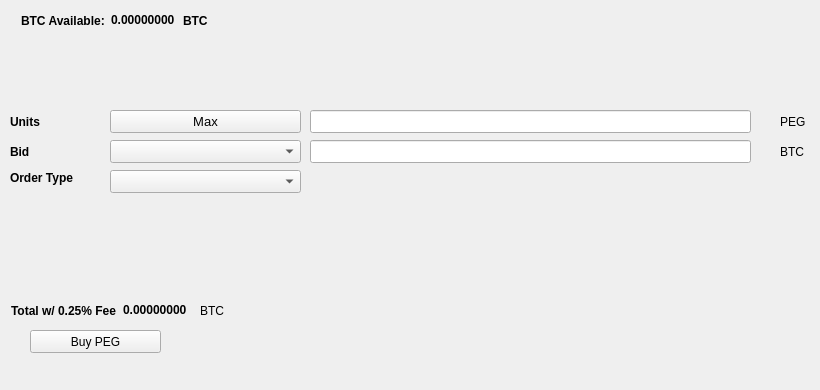
   <widget class="QWidget" name="BuyTab">
    <attribute name="title">
     <string>Buy</string>
    </attribute>
    <widget class="QPushButton" name="BuyPEG">
     <property name="geometry">
      <rect>
       <x>30</x>
       <y>330</y>
       <width>131</width>
       <height>23</height>
      </rect>
     </property>
     <property name="text">
      <string>Buy PEG</string>
     </property>
     <property name="icon">
      <iconset resource="../pegasus.qrc">
       <normaloff>:/icons/bitcoin</normaloff>:/icons/bitcoin</iconset>
     </property>
    </widget>
    <widget class="QLabel" name="label_3">
     <property name="geometry">
      <rect>
       <x>10</x>
       <y>110</y>
       <width>46</width>
       <height>23</height>
      </rect>
     </property>
     <property name="font">
      <font>
       <weight>75</weight>
       <bold>true</bold>
      </font>
     </property>
     <property name="text">
      <string>Units</string>
     </property>
    </widget>
    <widget class="QLineEdit" name="UnitsInput">
     <property name="geometry">
      <rect>
       <x>310</x>
       <y>110</y>
       <width>441</width>
       <height>23</height>
      </rect>
     </property>
     <property name="font">
      <font>
       <pointsize>9</pointsize>
       <weight>75</weight>
       <bold>true</bold>
      </font>
     </property>
    </widget>
    <widget class="QLineEdit" name="BuyBidPriceEdit">
     <property name="geometry">
      <rect>
       <x>310</x>
       <y>140</y>
       <width>441</width>
       <height>23</height>
      </rect>
     </property>
     <property name="font">
      <font>
       <pointsize>9</pointsize>
       <weight>75</weight>
       <bold>true</bold>
      </font>
     </property>
    </widget>
    <widget class="QLabel" name="label_4">
     <property name="geometry">
      <rect>
       <x>780</x>
       <y>110</y>
       <width>31</width>
       <height>23</height>
      </rect>
     </property>
     <property name="text">
      <string>PEG</string>
     </property>
    </widget>
    <widget class="QLabel" name="label_5">
     <property name="geometry">
      <rect>
       <x>780</x>
       <y>140</y>
       <width>31</width>
       <height>23</height>
      </rect>
     </property>
     <property name="text">
      <string>BTC</string>
     </property>
    </widget>
    <widget class="QLabel" name="label_6">
     <property name="geometry">
      <rect>
       <x>10</x>
       <y>140</y>
       <width>46</width>
       <height>23</height>
      </rect>
     </property>
     <property name="font">
      <font>
       <weight>75</weight>
       <bold>true</bold>
      </font>
     </property>
     <property name="text">
      <string>Bid</string>
     </property>
    </widget>
    <widget class="QLabel" name="label_7">
     <property name="geometry">
      <rect>
       <x>10</x>
       <y>170</y>
       <width>91</width>
       <height>16</height>
      </rect>
     </property>
     <property name="font">
      <font>
       <weight>75</weight>
       <bold>true</bold>
      </font>
     </property>
     <property name="text">
      <string>Order Type</string>
     </property>
    </widget>
    <widget class="QPushButton" name="Buy_Max_Amount">
     <property name="geometry">
      <rect>
       <x>110</x>
       <y>110</y>
       <width>191</width>
       <height>23</height>
      </rect>
     </property>
     <property name="font">
      <font>
       <pointsize>10</pointsize>
      </font>
     </property>
     <property name="text">
      <string>Max</string>
     </property>
    </widget>
    <widget class="QComboBox" name="BuyBidcomboBox">
     <property name="geometry">
      <rect>
       <x>110</x>
       <y>140</y>
       <width>191</width>
       <height>23</height>
      </rect>
     </property>
     <property name="font">
      <font>
       <pointsize>10</pointsize>
      </font>
     </property>
    </widget>
    <widget class="QComboBox" name="buyOrdertypeCombo">
     <property name="geometry">
      <rect>
       <x>110</x>
       <y>170</y>
       <width>191</width>
       <height>23</height>
      </rect>
     </property>
     <property name="font">
      <font>
       <pointsize>10</pointsize>
      </font>
     </property>
    </widget>
    <widget class="QWidget" name="layoutWidget1">
     <property name="geometry">
      <rect>
       <x>21</x>
       <y>11</y>
       <width>227</width>
       <height>19</height>
      </rect>
     </property>
     <layout class="QHBoxLayout" name="horizontalLayout_3">
      <item>
       <widget class="QLabel" name="label232">
        <property name="font">
         <font>
          <weight>75</weight>
          <bold>true</bold>
         </font>
        </property>
        <property name="text">
         <string>BTC Available:</string>
        </property>
       </widget>
      </item>
      <item>
       <widget class="QLabel" name="BtcAvailableLbl">
        <property name="palette">
         <palette>
          <active>
           <colorrole role="WindowText">
            <brush brushstyle="SolidPattern">
             <color alpha="255">
              <red>0</red>
              <green>0</green>
              <blue>0</blue>
             </color>
            </brush>
           </colorrole>
           <colorrole role="Button">
            <brush brushstyle="SolidPattern">
             <color alpha="255">
              <red>0</red>
              <green>170</green>
              <blue>0</blue>
             </color>
            </brush>
           </colorrole>
           <colorrole role="Light">
            <brush brushstyle="SolidPattern">
             <color alpha="255">
              <red>0</red>
              <green>255</green>
              <blue>0</blue>
             </color>
            </brush>
           </colorrole>
           <colorrole role="Midlight">
            <brush brushstyle="SolidPattern">
             <color alpha="255">
              <red>0</red>
              <green>212</green>
              <blue>0</blue>
             </color>
            </brush>
           </colorrole>
           <colorrole role="Dark">
            <brush brushstyle="SolidPattern">
             <color alpha="255">
              <red>0</red>
              <green>85</green>
              <blue>0</blue>
             </color>
            </brush>
           </colorrole>
           <colorrole role="Mid">
            <brush brushstyle="SolidPattern">
             <color alpha="255">
              <red>0</red>
              <green>113</green>
              <blue>0</blue>
             </color>
            </brush>
           </colorrole>
           <colorrole role="Text">
            <brush brushstyle="SolidPattern">
             <color alpha="255">
              <red>0</red>
              <green>170</green>
              <blue>0</blue>
             </color>
            </brush>
           </colorrole>
           <colorrole role="BrightText">
            <brush brushstyle="SolidPattern">
             <color alpha="255">
              <red>255</red>
              <green>255</green>
              <blue>255</blue>
             </color>
            </brush>
           </colorrole>
           <colorrole role="ButtonText">
            <brush brushstyle="SolidPattern">
             <color alpha="255">
              <red>0</red>
              <green>0</green>
              <blue>0</blue>
             </color>
            </brush>
           </colorrole>
           <colorrole role="Base">
            <brush brushstyle="SolidPattern">
             <color alpha="255">
              <red>255</red>
              <green>255</green>
              <blue>255</blue>
             </color>
            </brush>
           </colorrole>
           <colorrole role="Window">
            <brush brushstyle="SolidPattern">
             <color alpha="255">
              <red>0</red>
              <green>170</green>
              <blue>0</blue>
             </color>
            </brush>
           </colorrole>
           <colorrole role="Shadow">
            <brush brushstyle="SolidPattern">
             <color alpha="255">
              <red>0</red>
              <green>0</green>
              <blue>0</blue>
             </color>
            </brush>
           </colorrole>
           <colorrole role="AlternateBase">
            <brush brushstyle="SolidPattern">
             <color alpha="255">
              <red>127</red>
              <green>212</green>
              <blue>127</blue>
             </color>
            </brush>
           </colorrole>
           <colorrole role="ToolTipBase">
            <brush brushstyle="SolidPattern">
             <color alpha="255">
              <red>255</red>
              <green>255</green>
              <blue>220</blue>
             </color>
            </brush>
           </colorrole>
           <colorrole role="ToolTipText">
            <brush brushstyle="SolidPattern">
             <color alpha="255">
              <red>0</red>
              <green>0</green>
              <blue>0</blue>
             </color>
            </brush>
           </colorrole>
          </active>
          <inactive>
           <colorrole role="WindowText">
            <brush brushstyle="SolidPattern">
             <color alpha="255">
              <red>0</red>
              <green>0</green>
              <blue>0</blue>
             </color>
            </brush>
           </colorrole>
           <colorrole role="Button">
            <brush brushstyle="SolidPattern">
             <color alpha="255">
              <red>0</red>
              <green>170</green>
              <blue>0</blue>
             </color>
            </brush>
           </colorrole>
           <colorrole role="Light">
            <brush brushstyle="SolidPattern">
             <color alpha="255">
              <red>0</red>
              <green>255</green>
              <blue>0</blue>
             </color>
            </brush>
           </colorrole>
           <colorrole role="Midlight">
            <brush brushstyle="SolidPattern">
             <color alpha="255">
              <red>0</red>
              <green>212</green>
              <blue>0</blue>
             </color>
            </brush>
           </colorrole>
           <colorrole role="Dark">
            <brush brushstyle="SolidPattern">
             <color alpha="255">
              <red>0</red>
              <green>85</green>
              <blue>0</blue>
             </color>
            </brush>
           </colorrole>
           <colorrole role="Mid">
            <brush brushstyle="SolidPattern">
             <color alpha="255">
              <red>0</red>
              <green>113</green>
              <blue>0</blue>
             </color>
            </brush>
           </colorrole>
           <colorrole role="Text">
            <brush brushstyle="SolidPattern">
             <color alpha="255">
              <red>0</red>
              <green>170</green>
              <blue>0</blue>
             </color>
            </brush>
           </colorrole>
           <colorrole role="BrightText">
            <brush brushstyle="SolidPattern">
             <color alpha="255">
              <red>255</red>
              <green>255</green>
              <blue>255</blue>
             </color>
            </brush>
           </colorrole>
           <colorrole role="ButtonText">
            <brush brushstyle="SolidPattern">
             <color alpha="255">
              <red>0</red>
              <green>0</green>
              <blue>0</blue>
             </color>
            </brush>
           </colorrole>
           <colorrole role="Base">
            <brush brushstyle="SolidPattern">
             <color alpha="255">
              <red>255</red>
              <green>255</green>
              <blue>255</blue>
             </color>
            </brush>
           </colorrole>
           <colorrole role="Window">
            <brush brushstyle="SolidPattern">
             <color alpha="255">
              <red>0</red>
              <green>170</green>
              <blue>0</blue>
             </color>
            </brush>
           </colorrole>
           <colorrole role="Shadow">
            <brush brushstyle="SolidPattern">
             <color alpha="255">
              <red>0</red>
              <green>0</green>
              <blue>0</blue>
             </color>
            </brush>
           </colorrole>
           <colorrole role="AlternateBase">
            <brush brushstyle="SolidPattern">
             <color alpha="255">
              <red>127</red>
              <green>212</green>
              <blue>127</blue>
             </color>
            </brush>
           </colorrole>
           <colorrole role="ToolTipBase">
            <brush brushstyle="SolidPattern">
             <color alpha="255">
              <red>255</red>
              <green>255</green>
              <blue>220</blue>
             </color>
            </brush>
           </colorrole>
           <colorrole role="ToolTipText">
            <brush brushstyle="SolidPattern">
             <color alpha="255">
              <red>0</red>
              <green>0</green>
              <blue>0</blue>
             </color>
            </brush>
           </colorrole>
          </inactive>
          <disabled>
           <colorrole role="WindowText">
            <brush brushstyle="SolidPattern">
             <color alpha="255">
              <red>0</red>
              <green>85</green>
              <blue>0</blue>
             </color>
            </brush>
           </colorrole>
           <colorrole role="Button">
            <brush brushstyle="SolidPattern">
             <color alpha="255">
              <red>0</red>
              <green>170</green>
              <blue>0</blue>
             </color>
            </brush>
           </colorrole>
           <colorrole role="Light">
            <brush brushstyle="SolidPattern">
             <color alpha="255">
              <red>0</red>
              <green>255</green>
              <blue>0</blue>
             </color>
            </brush>
           </colorrole>
           <colorrole role="Midlight">
            <brush brushstyle="SolidPattern">
             <color alpha="255">
              <red>0</red>
              <green>212</green>
              <blue>0</blue>
             </color>
            </brush>
           </colorrole>
           <colorrole role="Dark">
            <brush brushstyle="SolidPattern">
             <color alpha="255">
              <red>0</red>
              <green>85</green>
              <blue>0</blue>
             </color>
            </brush>
           </colorrole>
           <colorrole role="Mid">
            <brush brushstyle="SolidPattern">
             <color alpha="255">
              <red>0</red>
              <green>113</green>
              <blue>0</blue>
             </color>
            </brush>
           </colorrole>
           <colorrole role="Text">
            <brush brushstyle="SolidPattern">
             <color alpha="255">
              <red>0</red>
              <green>85</green>
              <blue>0</blue>
             </color>
            </brush>
           </colorrole>
           <colorrole role="BrightText">
            <brush brushstyle="SolidPattern">
             <color alpha="255">
              <red>255</red>
              <green>255</green>
              <blue>255</blue>
             </color>
            </brush>
           </colorrole>
           <colorrole role="ButtonText">
            <brush brushstyle="SolidPattern">
             <color alpha="255">
              <red>0</red>
              <green>85</green>
              <blue>0</blue>
             </color>
            </brush>
           </colorrole>
           <colorrole role="Base">
            <brush brushstyle="SolidPattern">
             <color alpha="255">
              <red>0</red>
              <green>170</green>
              <blue>0</blue>
             </color>
            </brush>
           </colorrole>
           <colorrole role="Window">
            <brush brushstyle="SolidPattern">
             <color alpha="255">
              <red>0</red>
              <green>170</green>
              <blue>0</blue>
             </color>
            </brush>
           </colorrole>
           <colorrole role="Shadow">
            <brush brushstyle="SolidPattern">
             <color alpha="255">
              <red>0</red>
              <green>0</green>
              <blue>0</blue>
             </color>
            </brush>
           </colorrole>
           <colorrole role="AlternateBase">
            <brush brushstyle="SolidPattern">
             <color alpha="255">
              <red>0</red>
              <green>170</green>
              <blue>0</blue>
             </color>
            </brush>
           </colorrole>
           <colorrole role="ToolTipBase">
            <brush brushstyle="SolidPattern">
             <color alpha="255">
              <red>255</red>
              <green>255</green>
              <blue>220</blue>
             </color>
            </brush>
           </colorrole>
           <colorrole role="ToolTipText">
            <brush brushstyle="SolidPattern">
             <color alpha="255">
              <red>0</red>
              <green>0</green>
              <blue>0</blue>
             </color>
            </brush>
           </colorrole>
          </disabled>
         </palette>
        </property>
        <property name="font">
         <font>
          <weight>75</weight>
          <bold>true</bold>
         </font>
        </property>
        <property name="text">
         <string>0.00000000</string>
        </property>
        <property name="textInteractionFlags">
         <set>Qt::LinksAccessibleByMouse|Qt::TextSelectableByKeyboard|Qt::TextSelectableByMouse</set>
        </property>
       </widget>
      </item>
      <item>
       <widget class="QLabel" name="BtcAvailableLbl_2">
        <property name="font">
         <font>
          <weight>75</weight>
          <bold>true</bold>
         </font>
        </property>
        <property name="text">
         <string>BTC</string>
        </property>
       </widget>
      </item>
     </layout>
    </widget>
    <widget class="QWidget" name="layoutWidge2">
     <property name="geometry">
      <rect>
       <x>11</x>
       <y>301</y>
       <width>259</width>
       <height>19</height>
      </rect>
     </property>
     <layout class="QHBoxLayout" name="horizontalLayout_4">
      <item>
       <widget class="QLabel" name="label_9">
        <property name="font">
         <font>
          <weight>75</weight>
          <bold>true</bold>
         </font>
        </property>
        <property name="text">
         <string>Total w/ 0.25% Fee</string>
        </property>
       </widget>
      </item>
      <item>
       <widget class="QLabel" name="BuyCostLabel">
        <property name="palette">
         <palette>
          <active>
           <colorrole role="WindowText">
            <brush brushstyle="SolidPattern">
             <color alpha="255">
              <red>0</red>
              <green>0</green>
              <blue>0</blue>
             </color>
            </brush>
           </colorrole>
           <colorrole role="Button">
            <brush brushstyle="SolidPattern">
             <color alpha="255">
              <red>0</red>
              <green>170</green>
              <blue>0</blue>
             </color>
            </brush>
           </colorrole>
           <colorrole role="Light">
            <brush brushstyle="SolidPattern">
             <color alpha="255">
              <red>0</red>
              <green>255</green>
              <blue>0</blue>
             </color>
            </brush>
           </colorrole>
           <colorrole role="Midlight">
            <brush brushstyle="SolidPattern">
             <color alpha="255">
              <red>0</red>
              <green>212</green>
              <blue>0</blue>
             </color>
            </brush>
           </colorrole>
           <colorrole role="Dark">
            <brush brushstyle="SolidPattern">
             <color alpha="255">
              <red>0</red>
              <green>85</green>
              <blue>0</blue>
             </color>
            </brush>
           </colorrole>
           <colorrole role="Mid">
            <brush brushstyle="SolidPattern">
             <color alpha="255">
              <red>0</red>
              <green>113</green>
              <blue>0</blue>
             </color>
            </brush>
           </colorrole>
           <colorrole role="Text">
            <brush brushstyle="SolidPattern">
             <color alpha="255">
              <red>0</red>
              <green>170</green>
              <blue>0</blue>
             </color>
            </brush>
           </colorrole>
           <colorrole role="BrightText">
            <brush brushstyle="SolidPattern">
             <color alpha="255">
              <red>255</red>
              <green>255</green>
              <blue>255</blue>
             </color>
            </brush>
           </colorrole>
           <colorrole role="ButtonText">
            <brush brushstyle="SolidPattern">
             <color alpha="255">
              <red>0</red>
              <green>0</green>
              <blue>0</blue>
             </color>
            </brush>
           </colorrole>
           <colorrole role="Base">
            <brush brushstyle="SolidPattern">
             <color alpha="255">
              <red>255</red>
              <green>255</green>
              <blue>255</blue>
             </color>
            </brush>
           </colorrole>
           <colorrole role="Window">
            <brush brushstyle="SolidPattern">
             <color alpha="255">
              <red>0</red>
              <green>170</green>
              <blue>0</blue>
             </color>
            </brush>
           </colorrole>
           <colorrole role="Shadow">
            <brush brushstyle="SolidPattern">
             <color alpha="255">
              <red>0</red>
              <green>0</green>
              <blue>0</blue>
             </color>
            </brush>
           </colorrole>
           <colorrole role="AlternateBase">
            <brush brushstyle="SolidPattern">
             <color alpha="255">
              <red>127</red>
              <green>212</green>
              <blue>127</blue>
             </color>
            </brush>
           </colorrole>
           <colorrole role="ToolTipBase">
            <brush brushstyle="SolidPattern">
             <color alpha="255">
              <red>255</red>
              <green>255</green>
              <blue>220</blue>
             </color>
            </brush>
           </colorrole>
           <colorrole role="ToolTipText">
            <brush brushstyle="SolidPattern">
             <color alpha="255">
              <red>0</red>
              <green>0</green>
              <blue>0</blue>
             </color>
            </brush>
           </colorrole>
          </active>
          <inactive>
           <colorrole role="WindowText">
            <brush brushstyle="SolidPattern">
             <color alpha="255">
              <red>0</red>
              <green>0</green>
              <blue>0</blue>
             </color>
            </brush>
           </colorrole>
           <colorrole role="Button">
            <brush brushstyle="SolidPattern">
             <color alpha="255">
              <red>0</red>
              <green>170</green>
              <blue>0</blue>
             </color>
            </brush>
           </colorrole>
           <colorrole role="Light">
            <brush brushstyle="SolidPattern">
             <color alpha="255">
              <red>0</red>
              <green>255</green>
              <blue>0</blue>
             </color>
            </brush>
           </colorrole>
           <colorrole role="Midlight">
            <brush brushstyle="SolidPattern">
             <color alpha="255">
              <red>0</red>
              <green>212</green>
              <blue>0</blue>
             </color>
            </brush>
           </colorrole>
           <colorrole role="Dark">
            <brush brushstyle="SolidPattern">
             <color alpha="255">
              <red>0</red>
              <green>85</green>
              <blue>0</blue>
             </color>
            </brush>
           </colorrole>
           <colorrole role="Mid">
            <brush brushstyle="SolidPattern">
             <color alpha="255">
              <red>0</red>
              <green>113</green>
              <blue>0</blue>
             </color>
            </brush>
           </colorrole>
           <colorrole role="Text">
            <brush brushstyle="SolidPattern">
             <color alpha="255">
              <red>0</red>
              <green>170</green>
              <blue>0</blue>
             </color>
            </brush>
           </colorrole>
           <colorrole role="BrightText">
            <brush brushstyle="SolidPattern">
             <color alpha="255">
              <red>255</red>
              <green>255</green>
              <blue>255</blue>
             </color>
            </brush>
           </colorrole>
           <colorrole role="ButtonText">
            <brush brushstyle="SolidPattern">
             <color alpha="255">
              <red>0</red>
              <green>0</green>
              <blue>0</blue>
             </color>
            </brush>
           </colorrole>
           <colorrole role="Base">
            <brush brushstyle="SolidPattern">
             <color alpha="255">
              <red>255</red>
              <green>255</green>
              <blue>255</blue>
             </color>
            </brush>
           </colorrole>
           <colorrole role="Window">
            <brush brushstyle="SolidPattern">
             <color alpha="255">
              <red>0</red>
              <green>170</green>
              <blue>0</blue>
             </color>
            </brush>
           </colorrole>
           <colorrole role="Shadow">
            <brush brushstyle="SolidPattern">
             <color alpha="255">
              <red>0</red>
              <green>0</green>
              <blue>0</blue>
             </color>
            </brush>
           </colorrole>
           <colorrole role="AlternateBase">
            <brush brushstyle="SolidPattern">
             <color alpha="255">
              <red>127</red>
              <green>212</green>
              <blue>127</blue>
             </color>
            </brush>
           </colorrole>
           <colorrole role="ToolTipBase">
            <brush brushstyle="SolidPattern">
             <color alpha="255">
              <red>255</red>
              <green>255</green>
              <blue>220</blue>
             </color>
            </brush>
           </colorrole>
           <colorrole role="ToolTipText">
            <brush brushstyle="SolidPattern">
             <color alpha="255">
              <red>0</red>
              <green>0</green>
              <blue>0</blue>
             </color>
            </brush>
           </colorrole>
          </inactive>
          <disabled>
           <colorrole role="WindowText">
            <brush brushstyle="SolidPattern">
             <color alpha="255">
              <red>0</red>
              <green>85</green>
              <blue>0</blue>
             </color>
            </brush>
           </colorrole>
           <colorrole role="Button">
            <brush brushstyle="SolidPattern">
             <color alpha="255">
              <red>0</red>
              <green>170</green>
              <blue>0</blue>
             </color>
            </brush>
           </colorrole>
           <colorrole role="Light">
            <brush brushstyle="SolidPattern">
             <color alpha="255">
              <red>0</red>
              <green>255</green>
              <blue>0</blue>
             </color>
            </brush>
           </colorrole>
           <colorrole role="Midlight">
            <brush brushstyle="SolidPattern">
             <color alpha="255">
              <red>0</red>
              <green>212</green>
              <blue>0</blue>
             </color>
            </brush>
           </colorrole>
           <colorrole role="Dark">
            <brush brushstyle="SolidPattern">
             <color alpha="255">
              <red>0</red>
              <green>85</green>
              <blue>0</blue>
             </color>
            </brush>
           </colorrole>
           <colorrole role="Mid">
            <brush brushstyle="SolidPattern">
             <color alpha="255">
              <red>0</red>
              <green>113</green>
              <blue>0</blue>
             </color>
            </brush>
           </colorrole>
           <colorrole role="Text">
            <brush brushstyle="SolidPattern">
             <color alpha="255">
              <red>0</red>
              <green>85</green>
              <blue>0</blue>
             </color>
            </brush>
           </colorrole>
           <colorrole role="BrightText">
            <brush brushstyle="SolidPattern">
             <color alpha="255">
              <red>255</red>
              <green>255</green>
              <blue>255</blue>
             </color>
            </brush>
           </colorrole>
           <colorrole role="ButtonText">
            <brush brushstyle="SolidPattern">
             <color alpha="255">
              <red>0</red>
              <green>85</green>
              <blue>0</blue>
             </color>
            </brush>
           </colorrole>
           <colorrole role="Base">
            <brush brushstyle="SolidPattern">
             <color alpha="255">
              <red>0</red>
              <green>170</green>
              <blue>0</blue>
             </color>
            </brush>
           </colorrole>
           <colorrole role="Window">
            <brush brushstyle="SolidPattern">
             <color alpha="255">
              <red>0</red>
              <green>170</green>
              <blue>0</blue>
             </color>
            </brush>
           </colorrole>
           <colorrole role="Shadow">
            <brush brushstyle="SolidPattern">
             <color alpha="255">
              <red>0</red>
              <green>0</green>
              <blue>0</blue>
             </color>
            </brush>
           </colorrole>
           <colorrole role="AlternateBase">
            <brush brushstyle="SolidPattern">
             <color alpha="255">
              <red>0</red>
              <green>170</green>
              <blue>0</blue>
             </color>
            </brush>
           </colorrole>
           <colorrole role="ToolTipBase">
            <brush brushstyle="SolidPattern">
             <color alpha="255">
              <red>255</red>
              <green>255</green>
              <blue>220</blue>
             </color>
            </brush>
           </colorrole>
           <colorrole role="ToolTipText">
            <brush brushstyle="SolidPattern">
             <color alpha="255">
              <red>0</red>
              <green>0</green>
              <blue>0</blue>
             </color>
            </brush>
           </colorrole>
          </disabled>
         </palette>
        </property>
        <property name="font">
         <font>
          <weight>75</weight>
          <bold>true</bold>
         </font>
        </property>
        <property name="autoFillBackground">
         <bool>false</bool>
        </property>
        <property name="text">
         <string>0.00000000</string>
        </property>
        <property name="textInteractionFlags">
         <set>Qt::LinksAccessibleByMouse|Qt::TextSelectableByMouse</set>
        </property>
       </widget>
      </item>
      <item>
       <widget class="QLabel" name="label_10">
        <property name="font">
         <font>
          <weight>50</weight>
          <bold>false</bold>
         </font>
        </property>
        <property name="text">
         <string>BTC</string>
        </property>
       </widget>
      </item>
     </layout>
    </widget>
    <widget class="QLabel" name="label_24">
     <property name="geometry">
      <rect>
       <x>460</x>
       <y>300</y>
       <width>281</width>
       <height>81</height>
      </rect>
     </property>
     <property name="text">
      <string/>
     </property>
     <property name="pixmap">
      <pixmap>:/images/bittrex</pixmap>
     </property>
    </widget>
   </widget>
